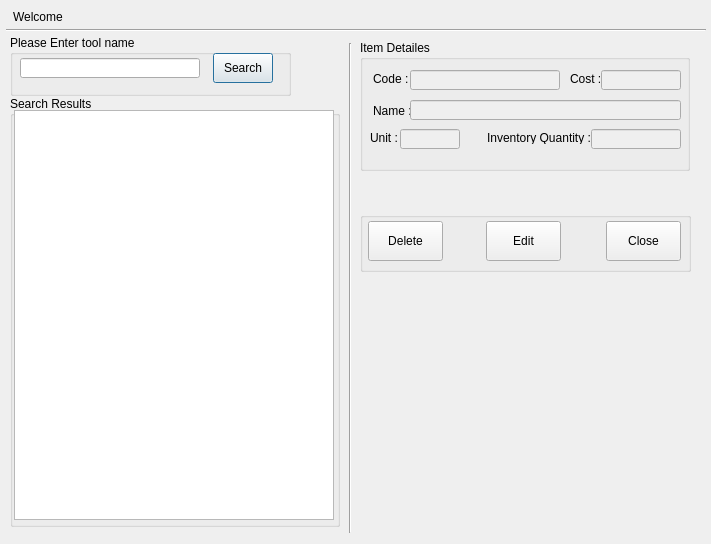
<?xml version="1.0" encoding="UTF-8"?>
<ui version="4.0">
 <class>searchTODialog</class>
 <widget class="QDialog" name="searchTODialog">
  <property name="geometry">
   <rect>
    <x>0</x>
    <y>0</y>
    <width>711</width>
    <height>544</height>
   </rect>
  </property>
  <property name="windowTitle">
   <string>Tools Search</string>
  </property>
  <widget class="QLabel" name="label">
   <property name="geometry">
    <rect>
     <x>13</x>
     <y>10</y>
     <width>50</width>
     <height>13</height>
    </rect>
   </property>
   <property name="text">
    <string>Welcome, </string>
   </property>
  </widget>
  <widget class="QLabel" name="loggeduserlbl">
   <property name="geometry">
    <rect>
     <x>64</x>
     <y>11</y>
     <width>230</width>
     <height>13</height>
    </rect>
   </property>
   <property name="font">
    <font>
     <weight>75</weight>
     <bold>true</bold>
    </font>
   </property>
   <property name="text">
    <string/>
   </property>
  </widget>
  <widget class="Line" name="line">
   <property name="geometry">
    <rect>
     <x>6</x>
     <y>29</y>
     <width>700</width>
     <height>3</height>
    </rect>
   </property>
   <property name="orientation">
    <enum>Qt::Horizontal</enum>
   </property>
  </widget>
  <widget class="QGroupBox" name="groupBox">
   <property name="geometry">
    <rect>
     <x>10</x>
     <y>35</y>
     <width>281</width>
     <height>61</height>
    </rect>
   </property>
   <property name="title">
    <string>Please Enter tool name</string>
   </property>
   <widget class="QLineEdit" name="searchled">
    <property name="geometry">
     <rect>
      <x>10</x>
      <y>23</y>
      <width>180</width>
      <height>20</height>
     </rect>
    </property>
   </widget>
   <widget class="QPushButton" name="searchbtn">
    <property name="geometry">
     <rect>
      <x>203</x>
      <y>18</y>
      <width>60</width>
      <height>30</height>
     </rect>
    </property>
    <property name="text">
     <string>Search</string>
    </property>
   </widget>
  </widget>
  <widget class="QGroupBox" name="groupBox_2">
   <property name="geometry">
    <rect>
     <x>10</x>
     <y>96</y>
     <width>330</width>
     <height>431</height>
    </rect>
   </property>
   <property name="title">
    <string>Search Results</string>
   </property>
   <widget class="QListWidget" name="searchResultlistWidget">
    <property name="geometry">
     <rect>
      <x>4</x>
      <y>14</y>
      <width>320</width>
      <height>410</height>
     </rect>
    </property>
   </widget>
  </widget>
  <widget class="QGroupBox" name="groupBox_3">
   <property name="geometry">
    <rect>
     <x>360</x>
     <y>40</y>
     <width>330</width>
     <height>131</height>
    </rect>
   </property>
   <property name="title">
    <string>Item Detailes</string>
   </property>
   <widget class="QLabel" name="label_4">
    <property name="geometry">
     <rect>
      <x>13</x>
      <y>32</y>
      <width>40</width>
      <height>13</height>
     </rect>
    </property>
    <property name="text">
     <string>Code :</string>
    </property>
   </widget>
   <widget class="QLabel" name="label_5">
    <property name="geometry">
     <rect>
      <x>13</x>
      <y>64</y>
      <width>40</width>
      <height>13</height>
     </rect>
    </property>
    <property name="text">
     <string>Name :</string>
    </property>
   </widget>
   <widget class="QLabel" name="label_8">
    <property name="geometry">
     <rect>
      <x>10</x>
      <y>91</y>
      <width>30</width>
      <height>13</height>
     </rect>
    </property>
    <property name="text">
     <string>Unit :</string>
    </property>
   </widget>
   <widget class="QLabel" name="label_9">
    <property name="geometry">
     <rect>
      <x>127</x>
      <y>91</y>
      <width>110</width>
      <height>13</height>
     </rect>
    </property>
    <property name="text">
     <string>Inventory Quantity :</string>
    </property>
   </widget>
   <widget class="QLineEdit" name="codeled">
    <property name="enabled">
     <bool>false</bool>
    </property>
    <property name="geometry">
     <rect>
      <x>50</x>
      <y>30</y>
      <width>150</width>
      <height>20</height>
     </rect>
    </property>
   </widget>
   <widget class="QLineEdit" name="nameled">
    <property name="enabled">
     <bool>false</bool>
    </property>
    <property name="geometry">
     <rect>
      <x>50</x>
      <y>60</y>
      <width>271</width>
      <height>20</height>
     </rect>
    </property>
   </widget>
   <widget class="QLineEdit" name="unitled">
    <property name="enabled">
     <bool>false</bool>
    </property>
    <property name="geometry">
     <rect>
      <x>40</x>
      <y>89</y>
      <width>60</width>
      <height>20</height>
     </rect>
    </property>
   </widget>
   <widget class="QLineEdit" name="invQtyled">
    <property name="enabled">
     <bool>false</bool>
    </property>
    <property name="geometry">
     <rect>
      <x>231</x>
      <y>89</y>
      <width>90</width>
      <height>20</height>
     </rect>
    </property>
   </widget>
   <widget class="QLineEdit" name="costled">
    <property name="enabled">
     <bool>false</bool>
    </property>
    <property name="geometry">
     <rect>
      <x>241</x>
      <y>30</y>
      <width>80</width>
      <height>20</height>
     </rect>
    </property>
   </widget>
   <widget class="QLabel" name="label_11">
    <property name="geometry">
     <rect>
      <x>210</x>
      <y>32</y>
      <width>30</width>
      <height>13</height>
     </rect>
    </property>
    <property name="text">
     <string>Cost :</string>
    </property>
   </widget>
  </widget>
  <widget class="Line" name="line_2">
   <property name="geometry">
    <rect>
     <x>349</x>
     <y>43</y>
     <width>3</width>
     <height>490</height>
    </rect>
   </property>
   <property name="orientation">
    <enum>Qt::Vertical</enum>
   </property>
  </widget>
  <widget class="QLabel" name="statuslbl">
   <property name="geometry">
    <rect>
     <x>361</x>
     <y>172</y>
     <width>330</width>
     <height>30</height>
    </rect>
   </property>
   <property name="font">
    <font>
     <pointsize>10</pointsize>
     <weight>75</weight>
     <bold>true</bold>
    </font>
   </property>
   <property name="styleSheet">
    <string notr="true">color: rgb(255, 0, 0);</string>
   </property>
   <property name="text">
    <string/>
   </property>
   <property name="alignment">
    <set>Qt::AlignCenter</set>
   </property>
  </widget>
  <widget class="QGroupBox" name="groupBox_4">
   <property name="geometry">
    <rect>
     <x>360</x>
     <y>212</y>
     <width>331</width>
     <height>60</height>
    </rect>
   </property>
   <property name="title">
    <string/>
   </property>
   <widget class="QPushButton" name="deletebtn">
    <property name="geometry">
     <rect>
      <x>8</x>
      <y>9</y>
      <width>75</width>
      <height>40</height>
     </rect>
    </property>
    <property name="text">
     <string>Delete</string>
    </property>
   </widget>
   <widget class="QPushButton" name="editbtn">
    <property name="geometry">
     <rect>
      <x>126</x>
      <y>9</y>
      <width>75</width>
      <height>40</height>
     </rect>
    </property>
    <property name="text">
     <string>Edit</string>
    </property>
   </widget>
   <widget class="QPushButton" name="closebtn">
    <property name="geometry">
     <rect>
      <x>246</x>
      <y>9</y>
      <width>75</width>
      <height>40</height>
     </rect>
    </property>
    <property name="text">
     <string>Close</string>
    </property>
   </widget>
  </widget>
 </widget>
 <resources/>
 <connections/>
</ui>
